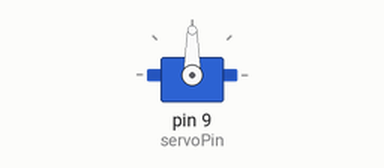
Bench run of a sketch on a simulated Arduino Uno, built with avr-gcc and run on an emulated ATmega328P. On the bench: servo.

Above: at 0.05 s.
At 2.9 s:
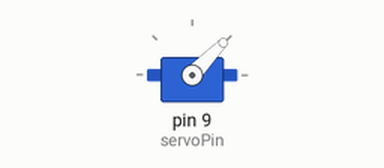
At 5.8 s:
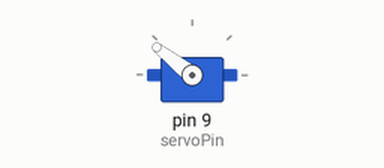
At 11.55 s:
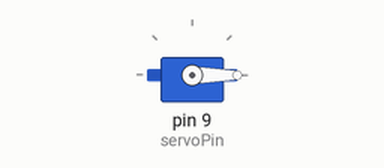
Timing chart, 0 to 15.1 s (numbered marks = the images above):
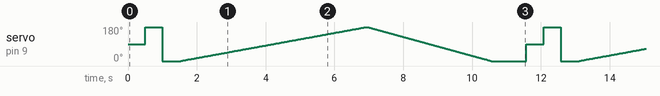

Measured:
- by itself, servo on pin 9 (servoPin): moves between 0° and 180°, repeating every 11.6 s

The sketch:

servo-motor.ino
```cpp
#include <Servo.h>

//Define the Servo pin:
#define servoPin 9

//Create a new servo object:
Servo doorservo;

//Create a variable to store the servo position:
int position = 0;

void setup(){
//Attach the Servo variable to a pin;
doorservo.attach(servoPin);

}

void loop(){
//Tell the servo to go to a particular angle:
doorservo.write(90);
delay(500);
doorservo.write(180);
delay(500);
doorservo.write(0);
delay(500);

//SWeep from 0 to 180 degrees:
for(position = 0 ; position <= 180; position += 1){
   doorservo.write(position);
   delay(30);

}
//And back from 180 to 0 degrees:
for(position = 180; position >= 0; position -= 1){
   doorservo.write(position);
   delay(20);

}

delay(1000);

}
```
